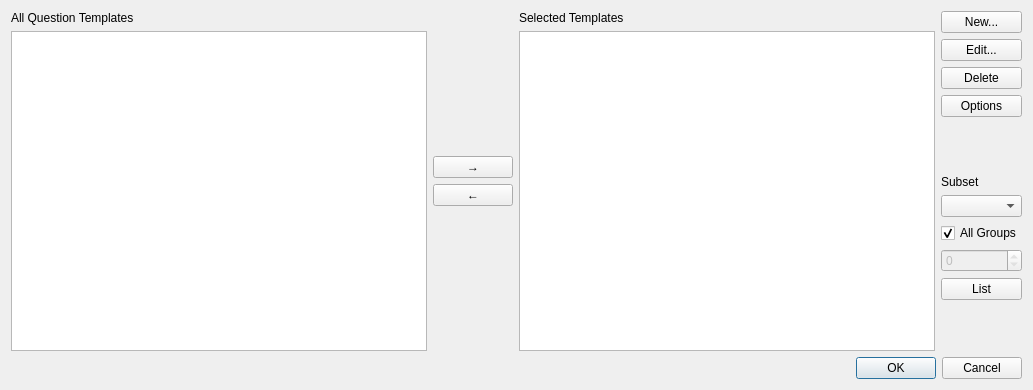
<?xml version="1.0" encoding="UTF-8"?>
<ui version="4.0">
 <class>QuestionsWizard</class>
 <widget class="QDialog" name="QuestionsWizard">
  <property name="geometry">
   <rect>
    <x>0</x>
    <y>0</y>
    <width>1033</width>
    <height>390</height>
   </rect>
  </property>
  <property name="windowTitle">
   <string>Dialog</string>
  </property>
  <layout class="QGridLayout" name="gridLayout">
   <item row="0" column="0">
    <layout class="QHBoxLayout" name="horizontalLayout_2">
     <item>
      <layout class="QVBoxLayout" name="verticalLayout_3">
       <item>
        <widget class="QLabel" name="label">
         <property name="text">
          <string>All Question Templates</string>
         </property>
        </widget>
       </item>
       <item>
        <widget class="QListWidget" name="templatesList"/>
       </item>
      </layout>
     </item>
     <item>
      <layout class="QVBoxLayout" name="verticalLayout_2">
       <item>
        <spacer name="verticalSpacer_3">
         <property name="orientation">
          <enum>Qt::Vertical</enum>
         </property>
         <property name="sizeHint" stdset="0">
          <size>
           <width>20</width>
           <height>40</height>
          </size>
         </property>
        </spacer>
       </item>
       <item>
        <widget class="QPushButton" name="addSel">
         <property name="text">
          <string>→</string>
         </property>
        </widget>
       </item>
       <item>
        <widget class="QPushButton" name="removeSel">
         <property name="text">
          <string>←</string>
         </property>
        </widget>
       </item>
       <item>
        <spacer name="verticalSpacer_2">
         <property name="orientation">
          <enum>Qt::Vertical</enum>
         </property>
         <property name="sizeHint" stdset="0">
          <size>
           <width>20</width>
           <height>40</height>
          </size>
         </property>
        </spacer>
       </item>
      </layout>
     </item>
     <item>
      <layout class="QVBoxLayout" name="verticalLayout_4">
       <item>
        <widget class="QLabel" name="label_2">
         <property name="text">
          <string>Selected Templates</string>
         </property>
        </widget>
       </item>
       <item>
        <widget class="QListWidget" name="selectedList"/>
       </item>
      </layout>
     </item>
    </layout>
   </item>
   <item row="0" column="1">
    <layout class="QVBoxLayout" name="verticalLayout">
     <item>
      <widget class="QPushButton" name="newTemplate">
       <property name="text">
        <string>New...</string>
       </property>
      </widget>
     </item>
     <item>
      <widget class="QPushButton" name="editTemplate">
       <property name="text">
        <string>Edit...</string>
       </property>
      </widget>
     </item>
     <item>
      <widget class="QPushButton" name="deleteTemplate">
       <property name="text">
        <string>Delete</string>
       </property>
      </widget>
     </item>
     <item>
      <widget class="QPushButton" name="options">
       <property name="text">
        <string>Options</string>
       </property>
      </widget>
     </item>
     <item>
      <spacer name="verticalSpacer_4">
       <property name="orientation">
        <enum>Qt::Vertical</enum>
       </property>
       <property name="sizeHint" stdset="0">
        <size>
         <width>20</width>
         <height>40</height>
        </size>
       </property>
      </spacer>
     </item>
     <item>
      <widget class="QLabel" name="label_3">
       <property name="text">
        <string>Subset</string>
       </property>
      </widget>
     </item>
     <item>
      <widget class="QComboBox" name="subsetBox"/>
     </item>
     <item>
      <widget class="QCheckBox" name="allgroups_box">
       <property name="text">
        <string>All Groups</string>
       </property>
       <property name="checked">
        <bool>true</bool>
       </property>
      </widget>
     </item>
     <item>
      <widget class="QSpinBox" name="group_index_box">
       <property name="enabled">
        <bool>false</bool>
       </property>
       <property name="minimum">
        <number>0</number>
       </property>
       <property name="maximum">
        <number>0</number>
       </property>
      </widget>
     </item>
     <item>
      <widget class="QPushButton" name="previewSubsetButton">
       <property name="text">
        <string>List</string>
       </property>
      </widget>
     </item>
     <item>
      <spacer name="verticalSpacer">
       <property name="orientation">
        <enum>Qt::Vertical</enum>
       </property>
       <property name="sizeHint" stdset="0">
        <size>
         <width>20</width>
         <height>40</height>
        </size>
       </property>
      </spacer>
     </item>
    </layout>
   </item>
   <item row="1" column="0" colspan="2">
    <widget class="QDialogButtonBox" name="buttonBox">
     <property name="orientation">
      <enum>Qt::Horizontal</enum>
     </property>
     <property name="standardButtons">
      <set>QDialogButtonBox::Cancel|QDialogButtonBox::Ok</set>
     </property>
    </widget>
   </item>
  </layout>
 </widget>
 <resources/>
 <connections>
  <connection>
   <sender>buttonBox</sender>
   <signal>accepted()</signal>
   <receiver>QuestionsWizard</receiver>
   <slot>accept()</slot>
   <hints>
    <hint type="sourcelabel">
     <x>248</x>
     <y>254</y>
    </hint>
    <hint type="destinationlabel">
     <x>157</x>
     <y>274</y>
    </hint>
   </hints>
  </connection>
  <connection>
   <sender>buttonBox</sender>
   <signal>rejected()</signal>
   <receiver>QuestionsWizard</receiver>
   <slot>reject()</slot>
   <hints>
    <hint type="sourcelabel">
     <x>316</x>
     <y>260</y>
    </hint>
    <hint type="destinationlabel">
     <x>286</x>
     <y>274</y>
    </hint>
   </hints>
  </connection>
 </connections>
</ui>
